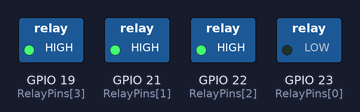
Simulated run of this sketch. Board: ESP32. Parts: switched loads named in the sketch (green lamp = pin HIGH). WiFi joins after 1.5 s; servers stay silent unless stated; what the sketch prints to the serial monitor is not drawn.

Above: at 2.5 s.
At 4.5 s:
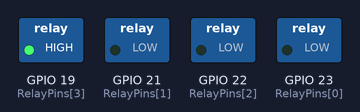
At 5.5 s:
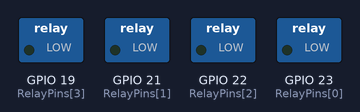
At 6.5 s:
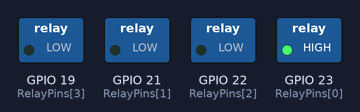
At 8.5 s:
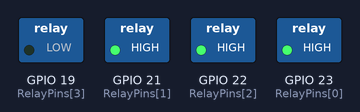
At 11.5 s:
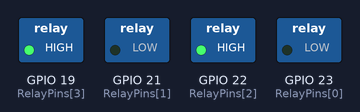
Timing chart, 0 to 12.4 s (numbered marks = the images above):
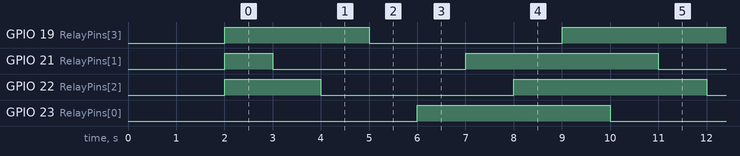

Measured:
- by itself, GPIO 19 (RelayPins[3]), GPIO 21 (RelayPins[1]), GPIO 22 (RelayPins[2]), GPIO 23 (RelayPins[0]): alternates HIGH for 4.0 s and LOW for 4.0 s
- by itself, everything shown: repeats every 8.0 s, in 8 steps

The sketch:

Code2.ino
```cpp
#include <WiFi.h>

const char* ssid = "WiFi_SSID";
const char* password = "WiFi_PASSWORD";

const int RelayPins[] = {23, 21, 22, 19};

const int numRelays = sizeof(RelayPins) / sizeof(RelayPins[0]);

void setup() {
  Serial.begin(115200);

  WiFi.begin(ssid, password);
  while (WiFi.status() != WL_CONNECTED) {
    delay(1000);
    Serial.println("WiFi connection is expected...");
  }
  Serial.println("WiFi connected!");

  for (int i = 0; i < numRelays; i++) {
    pinMode(RelayPins[i], OUTPUT);
  }

  for (int i = 0; i < numRelays; i++) {
    digitalWrite(RelayPins[i], HIGH);
  }
}

void loop() {

  for (int i = 0; i < numRelays; i++) {
    digitalWrite(RelayPins[i], LOW);
    delay(1000);
  }

  for (int i = 0; i < numRelays; i++) {
    digitalWrite(RelayPins[i], HIGH);
    delay(1000);
  }
}
```
